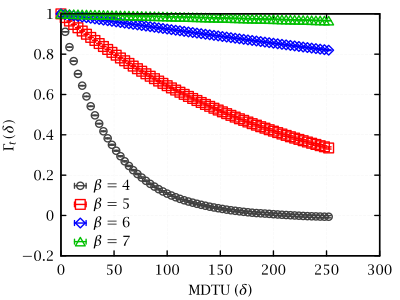

Reproduce this figure in gnuplot.
set lmargin 9
set grid lc rgb '#f0f0f0'
set key left Left reverse bottom samplen 1
set xlabel 'MDTU ($\delta$)'
set ylabel '$\Gamma_t(\delta)$'
v='64'
pf(b)="<sed -n '/^beta: ".b."$/,/^beta: /{/^BEGIN dQ2$/,/^END dQ2$/{/dQ2/d;p;};}' ../../u1_2d/stats/s_hmc_l".v."_params_dq2_post_train"
nm(b)=2*real(v)*real(v)*real(system("awk '$1==".b."{print $2}' ../../u1_2d/exact_topo_sus_infv.output"))
nm4=nm("4")
nm5=nm("5")
nm6=nm("6")
nm7=nm("7")
plot\
	pf("4") u ($1*4):(1.-$2/nm4):($4/nm4) w e t '$\beta=4$',\
	pf("5") u ($1*4):(1.-$2/nm5):($4/nm5) w e t '$\beta=5$',\
	pf("6") u ($1*4):(1.-$2/nm6):($4/nm6) w e t '$\beta=6$',\
	pf("7") u ($1*4):(1.-$2/nm7):($4/nm7) w e t '$\beta=7$'
